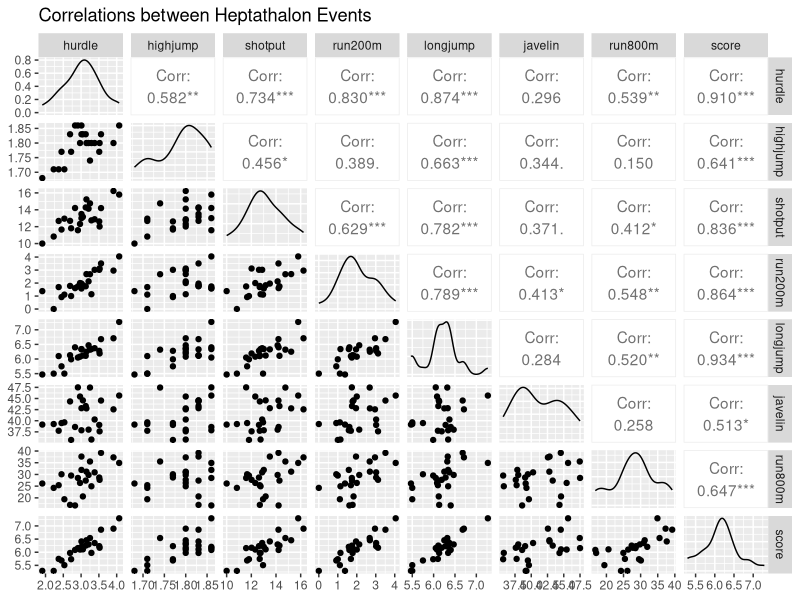
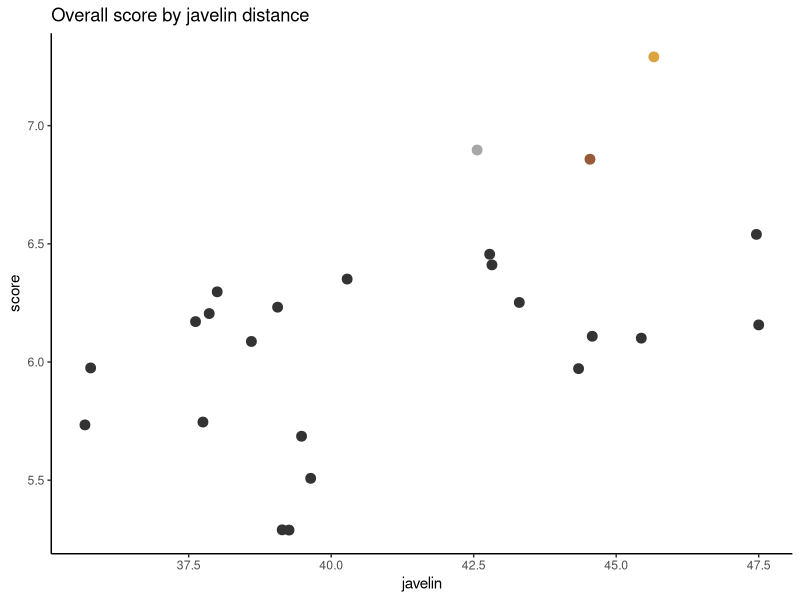
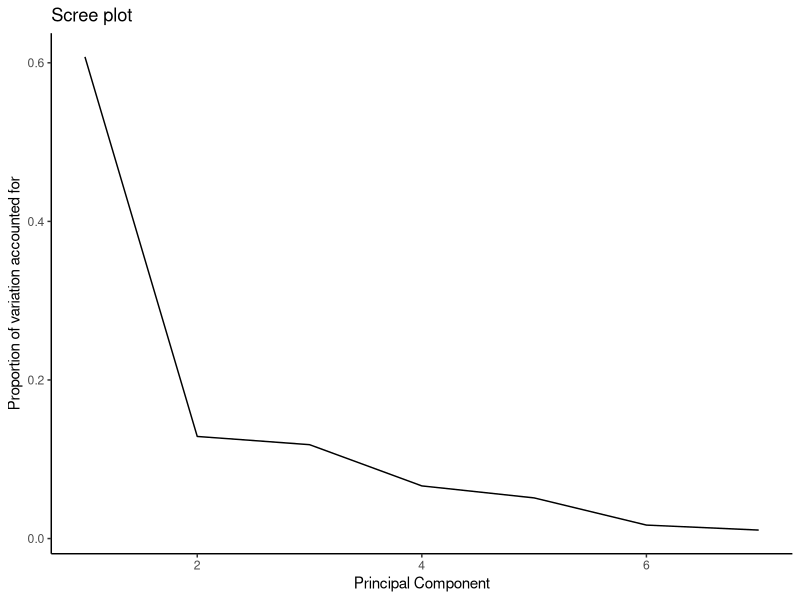
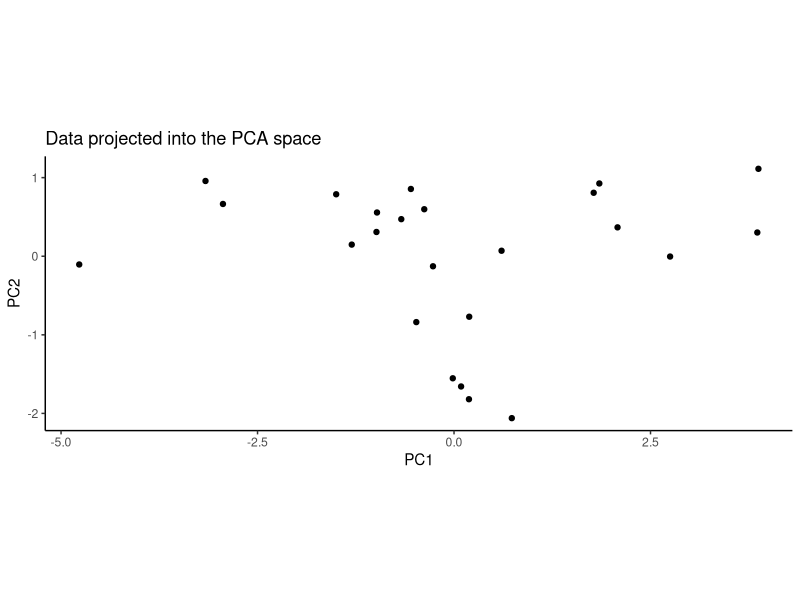
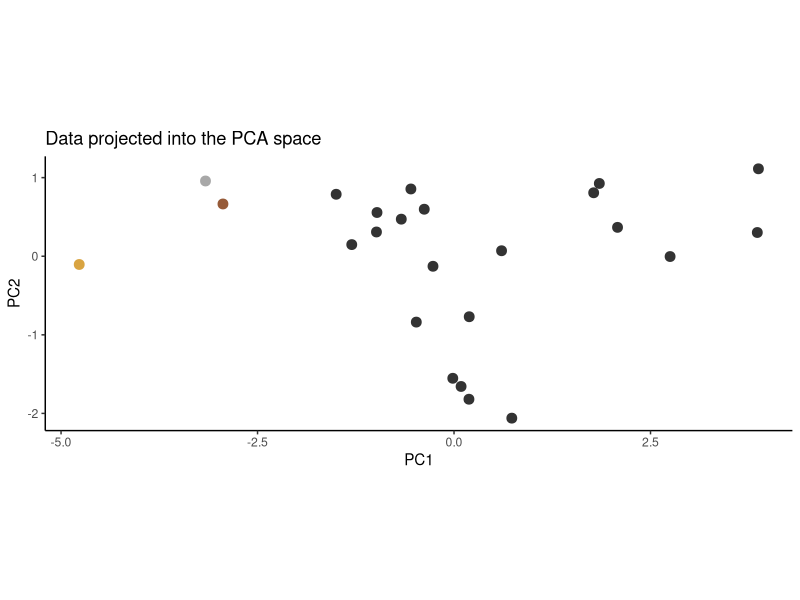
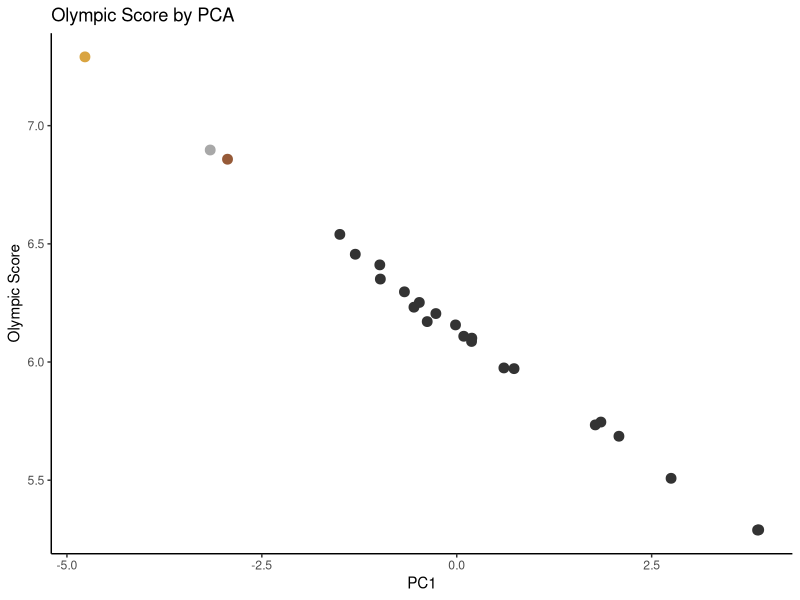

R code for these plots, in order:
## ---- chunk 1
knitr::opts_chunk$set(echo = FALSE, message = FALSE, warning = FALSE, fig.align = 'center')
## ---- chunk 2
library(tidyverse)
library(GGally)
heptath <- read_csv("heptathalonData.csv")
heptath$Medal[is.na(heptath$Medal)] <- "none"
head(heptath)
## ---- chunk 3
ggpairs(heptath, 3:10) + ggtitle("Correlations between Heptathalon Events")
## ---- chunk 4
ggplot(data = heptath) + 
  geom_point(aes(x = javelin, y = score, color = Medal), size = 3) + 
  scale_color_manual(values = c("#965A38","#D9A441", "grey20","#A8A8A8"), labels = c("bronze", "gold", "none", "silver")) + 
  theme_classic() + theme(legend.position = 'none') + ggtitle("Overall score by javelin distance")
## ---- chunk 5
heptath_pca <- prcomp(heptath[,3:9], scale = TRUE) 
print(heptath_pca)
## ---- chunk 6
perc_var <- heptath_pca$sdev^2 / sum(heptath_pca$sdev^2)
round(perc_var * 100 , 2)
## ---- chunk 7
perc_var <- heptath_pca$sdev^2 / sum(heptath_pca$sdev^2)
qplot(x = 1:7, y = perc_var, geom = 'line') + theme_classic() + 
  labs(x = "Principal Component", y = "Proportion of variation accounted for", title = "Scree plot")
## ---- chunk 8
heptath$PC1 <- heptath_pca$x[,1]
heptath$PC2 <- heptath_pca$x[,2]

ggplot(data = heptath) + 
  geom_point(aes(x = PC1, y = PC2)) + 
  theme_classic() + 
  coord_fixed() + 
  labs(x = "PC1", y = "PC2", title = "Data projected into the PCA space")
## ---- chunk 9
ggplot(data = heptath) + 
  geom_point(aes(x = PC1, y = PC2, color = Medal), size = 3) +
  scale_color_manual(values = c("#965A38","#D9A441", "grey20","#A8A8A8"), labels = c("bronze", "gold", "none", "silver")) + 
  theme_classic() + 
  coord_fixed() + theme(legend.position = 'none') +  
  labs(x = "PC1", y = "PC2", title = "Data projected into the PCA space") 
## ---- chunk 10
cor(heptath$score, heptath$PC1)
## ---- chunk 11
ggplot(data = heptath) + 
  geom_point(aes(x = PC1, y = score, color = Medal), size = 3) +
  scale_color_manual(values = c("#965A38","#D9A441", "grey20","#A8A8A8"), labels = c("bronze", "gold", "none", "silver")) + 
  theme_classic() + theme(legend.position = 'none') +  
  labs(x = "PC1", y = "Olympic Score", title = "Olympic Score by PCA") 
